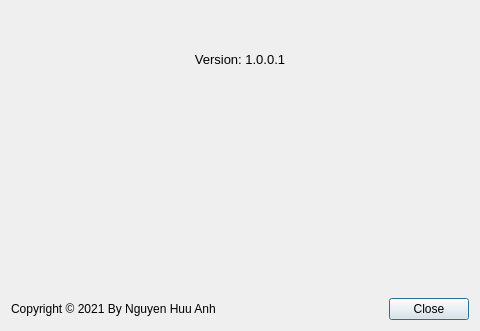
<?xml version="1.0" encoding="UTF-8"?>
<ui version="4.0">
 <class>Dialog</class>
 <widget class="QDialog" name="Dialog">
  <property name="geometry">
   <rect>
    <x>0</x>
    <y>0</y>
    <width>480</width>
    <height>331</height>
   </rect>
  </property>
  <property name="windowTitle">
   <string>Dialog</string>
  </property>
  <layout class="QVBoxLayout" name="verticalLayout">
   <item>
    <layout class="QHBoxLayout" name="horizontalLayout">
     <item>
      <spacer name="horizontalSpacer_3">
       <property name="orientation">
        <enum>Qt::Horizontal</enum>
       </property>
       <property name="sizeType">
        <enum>QSizePolicy::Fixed</enum>
       </property>
       <property name="sizeHint" stdset="0">
        <size>
         <width>48</width>
         <height>28</height>
        </size>
       </property>
      </spacer>
     </item>
     <item>
      <widget class="QLabel" name="label">
       <property name="text">
        <string/>
       </property>
       <property name="pixmap">
        <pixmap>:/logo.png</pixmap>
       </property>
       <property name="alignment">
        <set>Qt::AlignCenter</set>
       </property>
      </widget>
     </item>
     <item>
      <spacer name="horizontalSpacer_4">
       <property name="orientation">
        <enum>Qt::Horizontal</enum>
       </property>
       <property name="sizeType">
        <enum>QSizePolicy::Fixed</enum>
       </property>
       <property name="sizeHint" stdset="0">
        <size>
         <width>48</width>
         <height>28</height>
        </size>
       </property>
      </spacer>
     </item>
    </layout>
   </item>
   <item>
    <layout class="QHBoxLayout" name="horizontalLayout_2">
     <item>
      <spacer name="horizontalSpacer_5">
       <property name="orientation">
        <enum>Qt::Horizontal</enum>
       </property>
       <property name="sizeType">
        <enum>QSizePolicy::Fixed</enum>
       </property>
       <property name="sizeHint" stdset="0">
        <size>
         <width>158</width>
         <height>28</height>
        </size>
       </property>
      </spacer>
     </item>
     <item>
      <widget class="QLabel" name="label_2">
       <property name="font">
        <font>
         <family>Nirmala UI</family>
         <pointsize>10</pointsize>
        </font>
       </property>
       <property name="text">
        <string>Version: 1.0.0.1</string>
       </property>
       <property name="alignment">
        <set>Qt::AlignCenter</set>
       </property>
      </widget>
     </item>
     <item>
      <spacer name="horizontalSpacer_6">
       <property name="orientation">
        <enum>Qt::Horizontal</enum>
       </property>
       <property name="sizeType">
        <enum>QSizePolicy::Fixed</enum>
       </property>
       <property name="sizeHint" stdset="0">
        <size>
         <width>158</width>
         <height>28</height>
        </size>
       </property>
      </spacer>
     </item>
    </layout>
   </item>
   <item>
    <spacer name="verticalSpacer">
     <property name="orientation">
      <enum>Qt::Vertical</enum>
     </property>
     <property name="sizeHint" stdset="0">
      <size>
       <width>20</width>
       <height>155</height>
      </size>
     </property>
    </spacer>
   </item>
   <item>
    <layout class="QHBoxLayout" name="horizontalLayout_3">
     <item>
      <widget class="QLabel" name="label_4">
       <property name="text">
        <string>Copyright © 2021 By Nguyen Huu Anh</string>
       </property>
      </widget>
     </item>
     <item>
      <widget class="QPushButton" name="AboutCloseBtn">
       <property name="sizePolicy">
        <sizepolicy hsizetype="Fixed" vsizetype="Fixed">
         <horstretch>0</horstretch>
         <verstretch>0</verstretch>
        </sizepolicy>
       </property>
       <property name="text">
        <string>Close</string>
       </property>
      </widget>
     </item>
    </layout>
   </item>
  </layout>
 </widget>
 <resources>
  <include location="resources/resource.qrc"/>
 </resources>
 <connections/>
</ui>
